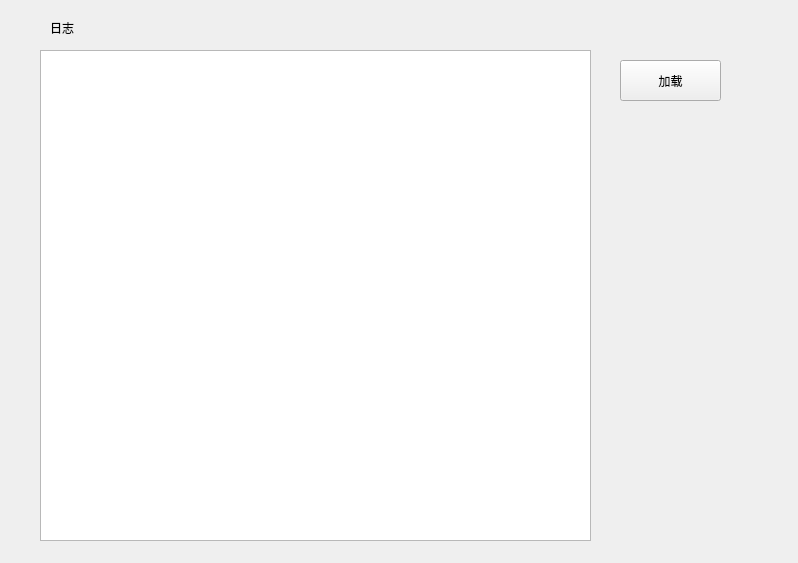
<?xml version="1.0" encoding="UTF-8"?>
<ui version="4.0">
 <class>Form</class>
 <widget class="QWidget" name="Form">
  <property name="geometry">
   <rect>
    <x>0</x>
    <y>0</y>
    <width>798</width>
    <height>563</height>
   </rect>
  </property>
  <property name="windowTitle">
   <string>Form</string>
  </property>
  <widget class="QTextBrowser" name="textBrowser">
   <property name="geometry">
    <rect>
     <x>40</x>
     <y>50</y>
     <width>551</width>
     <height>491</height>
    </rect>
   </property>
  </widget>
  <widget class="QLabel" name="label">
   <property name="geometry">
    <rect>
     <x>50</x>
     <y>20</y>
     <width>53</width>
     <height>16</height>
    </rect>
   </property>
   <property name="text">
    <string>日志</string>
   </property>
  </widget>
  <widget class="QPushButton" name="pushButton">
   <property name="geometry">
    <rect>
     <x>620</x>
     <y>60</y>
     <width>101</width>
     <height>41</height>
    </rect>
   </property>
   <property name="text">
    <string>加载</string>
   </property>
  </widget>
 </widget>
 <resources/>
 <connections/>
 <slots>
  <slot>add()</slot>
  <slot>delete()</slot>
  <slot>changeview()</slot>
 </slots>
</ui>
